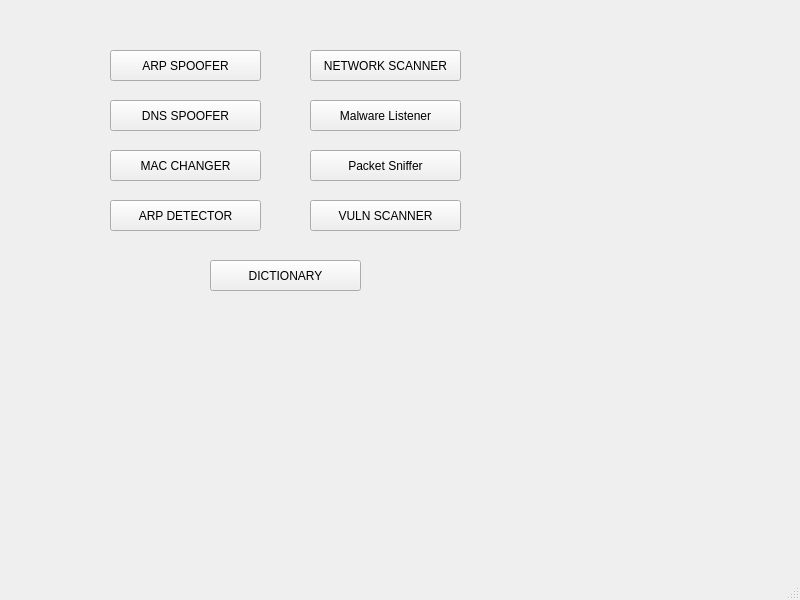
<?xml version="1.0" encoding="UTF-8"?>
<ui version="4.0">
 <class>MainWindow</class>
 <widget class="QMainWindow" name="MainWindow">
  <property name="geometry">
   <rect>
    <x>0</x>
    <y>0</y>
    <width>800</width>
    <height>600</height>
   </rect>
  </property>
  <property name="windowTitle">
   <string>Meniu</string>
  </property>
  <widget class="QWidget" name="centralwidget">
   <widget class="QPushButton" name="arpspoof">
    <property name="geometry">
     <rect>
      <x>110</x>
      <y>50</y>
      <width>151</width>
      <height>31</height>
     </rect>
    </property>
    <property name="text">
     <string>ARP SPOOFER</string>
    </property>
   </widget>
   <widget class="QPushButton" name="dnspoof">
    <property name="geometry">
     <rect>
      <x>110</x>
      <y>100</y>
      <width>151</width>
      <height>31</height>
     </rect>
    </property>
    <property name="text">
     <string>DNS SPOOFER</string>
    </property>
   </widget>
   <widget class="QPushButton" name="mac">
    <property name="geometry">
     <rect>
      <x>110</x>
      <y>150</y>
      <width>151</width>
      <height>31</height>
     </rect>
    </property>
    <property name="text">
     <string>MAC CHANGER</string>
    </property>
   </widget>
   <widget class="QPushButton" name="netscanner">
    <property name="geometry">
     <rect>
      <x>310</x>
      <y>50</y>
      <width>151</width>
      <height>31</height>
     </rect>
    </property>
    <property name="text">
     <string>NETWORK SCANNER</string>
    </property>
   </widget>
   <widget class="QPushButton" name="malware">
    <property name="geometry">
     <rect>
      <x>310</x>
      <y>100</y>
      <width>151</width>
      <height>31</height>
     </rect>
    </property>
    <property name="text">
     <string>Malware Listener</string>
    </property>
   </widget>
   <widget class="QPushButton" name="packetsniffer">
    <property name="geometry">
     <rect>
      <x>310</x>
      <y>150</y>
      <width>151</width>
      <height>31</height>
     </rect>
    </property>
    <property name="text">
     <string>Packet Sniffer</string>
    </property>
   </widget>
   <widget class="QPushButton" name="arpdetect">
    <property name="geometry">
     <rect>
      <x>110</x>
      <y>200</y>
      <width>151</width>
      <height>31</height>
     </rect>
    </property>
    <property name="text">
     <string>ARP DETECTOR</string>
    </property>
   </widget>
   <widget class="QPushButton" name="dict">
    <property name="geometry">
     <rect>
      <x>210</x>
      <y>260</y>
      <width>151</width>
      <height>31</height>
     </rect>
    </property>
    <property name="text">
     <string>DICTIONARY</string>
    </property>
   </widget>
   <widget class="QPushButton" name="vulnscanner">
    <property name="geometry">
     <rect>
      <x>310</x>
      <y>200</y>
      <width>151</width>
      <height>31</height>
     </rect>
    </property>
    <property name="text">
     <string>VULN SCANNER</string>
    </property>
   </widget>
  </widget>
  <widget class="QMenuBar" name="menubar">
   <property name="geometry">
    <rect>
     <x>0</x>
     <y>0</y>
     <width>800</width>
     <height>21</height>
    </rect>
   </property>
  </widget>
  <widget class="QStatusBar" name="statusbar"/>
 </widget>
 <resources/>
 <connections/>
</ui>
